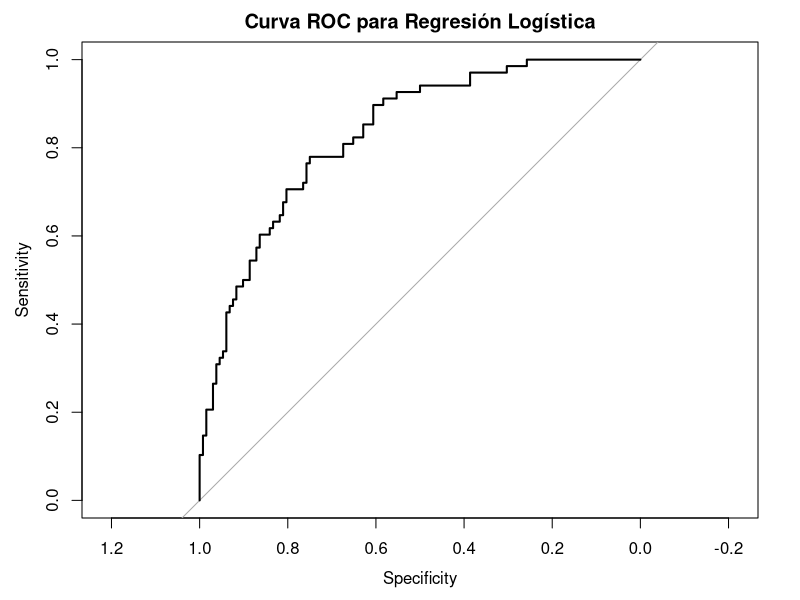

R code for this plot:
## ---- chunk 1
# Ejemplo de seguimiento de la convergencia en regresión logística
library(MASS)
data(Pima.tr)

# Función para mostrar el proceso iterativo
mostrar_convergencia <- function() {
  # Ajustar modelo con seguimiento de iteraciones
  modelo <- glm(type ~ glu + bmi, data = Pima.tr, family = binomial,
                control = glm.control(trace = TRUE, maxit = 10))
  
  cat("Número de iteraciones necesarias:", modelo$iter, "\n")
  cat("¿Convergió?", modelo$converged, "\n")
  cat("Log-likelihood final:", logLik(modelo), "\n")
  
  return(modelo)
}

# Ejecutar y mostrar convergencia
modelo_ejemplo <- mostrar_convergencia()
## ---- chunk 2
# Usaremos el dataset mtcars
data(mtcars)

# Modelo Reducido: solo contiene 'wt'
modelo_reducido <- glm(am ~ wt, data = mtcars, family = binomial)

# Modelo Completo: contiene 'wt' y 'disp'
modelo_completo <- glm(am ~ wt + disp, data = mtcars, family = binomial)

# Realizamos el Test de Razón de Verosimilitudes (LRT)
# En R, esto se hace con la función anova() especificando el test
lrt_resultado <- anova(modelo_reducido, modelo_completo, test = "LRT")

# Mostramos los resultados
print(lrt_resultado)
## ---- chunk 3
# Demostración del proceso de estimación por máxima verosimilitud
library(MASS)
data(Pima.tr)

# Función para calcular log-verosimilitud manualmente
log_likelihood_logistic <- function(beta, X, y) {
  eta <- X %*% beta
  p <- 1 / (1 + exp(-eta))
  # Evitar problemas numéricos
  p <- pmax(pmin(p, 1-1e-15), 1e-15)
  sum(y * log(p) + (1-y) * log(1-p))
}

# Preparar datos
X <- model.matrix(type ~ glu + bmi, data = Pima.tr)
y <- as.numeric(Pima.tr$type == "Yes")

# Ajuste con glm para comparación
modelo_glm <- glm(type ~ glu + bmi, data = Pima.tr, family = binomial)
beta_glm <- coef(modelo_glm)

cat("=== ESTIMACIÓN POR MÁXIMA VEROSIMILITUD ===\n")
cat("Coeficientes estimados por glm():\n")
print(beta_glm)

# Verificar que estos coeficientes maximizan la log-verosimilitud
ll_optimo <- log_likelihood_logistic(beta_glm, X, y)
cat("\nLog-verosimilitud en el óptimo:", round(ll_optimo, 4), "\n")

# Comparar con valores ligeramente diferentes
beta_test <- beta_glm + c(0.1, 0, 0)
ll_test <- log_likelihood_logistic(beta_test, X, y)
cat("Log-verosimilitud con perturbación:", round(ll_test, 4), "\n")
cat("Diferencia:", round(ll_optimo - ll_test, 4), "\n")

# Mostrar información de convergencia
cat("\nInformación del algoritmo IRLS:\n")
cat("Iteraciones necesarias:", modelo_glm$iter, "\n")
cat("¿Convergió?", modelo_glm$converged, "\n")

# Matriz de información y errores estándar
vcov_matrix <- vcov(modelo_glm)
cat("\nErrores estándar de los coeficientes:\n")
print(sqrt(diag(vcov_matrix)))
## ---- chunk 4
# Cargar la librería y el conjunto de datos
library(MASS)
data(Pima.tr)

# Ajustar el modelo de regresión logística
modelo_logistico <- glm(type ~ npreg + glu + bmi, data = Pima.tr, family = binomial)

# Resumen del modelo
summary(modelo_logistico)

# Predicciones de probabilidad
predicciones_prob <- predict(modelo_logistico, type = "response")

# Clasificación con un umbral de 0.5
predicciones_clase <- ifelse(predicciones_prob > 0.5, "Yes", "No")

# Crear matriz de confusión
tabla_confusion <- table(Predicted = predicciones_clase, Actual = Pima.tr$type)
print(tabla_confusion)

# Calcular precisión
accuracy <- sum(diag(tabla_confusion)) / sum(tabla_confusion)
print(paste("Precisión:", round(accuracy, 3)))

# Cargar librería para curvas ROC
library(pROC)

# Curva ROC
roc_obj <- roc(Pima.tr$type, predicciones_prob)
plot(roc_obj, main = "Curva ROC para Regresión Logística")

# Calcular AUC
auc_valor <- auc(roc_obj)
print(paste("AUC:", round(auc_valor, 3)))
## ---- chunk 5
# Simulación de datos para el número de accidentes
set.seed(456)  # Seed diferente para evitar duplicación
n <- 100  # Número de observaciones

# Variables predictoras
trafico_nuevo <- rnorm(n, mean = 1000, sd = 300)  # Volumen de tráfico en vehículos por día
visibilidad_nueva <- rnorm(n, mean = 5, sd = 2)   # Visibilidad en kilómetros

# Generar la tasa de accidentes (lambda) usando un modelo logarítmico
lambda_nuevo <- exp(0.01 * trafico_nuevo - 0.2 * visibilidad_nueva)

# Generar el número de accidentes como una variable de Poisson
accidentes_nuevo <- rpois(n, lambda = lambda_nuevo)

# Crear el data frame
datos_ejemplo <- data.frame(accidentes = accidentes_nuevo, trafico = trafico_nuevo, visibilidad = visibilidad_nueva)
head(datos_ejemplo)

# Ajustar el modelo de regresión de Poisson
modelo_ejemplo <- glm(accidentes ~ trafico + visibilidad, data = datos_ejemplo, family = poisson)

# Resumen del modelo
summary(modelo_ejemplo)
## ---- chunk 6
# Demostración del proceso de estimación por máxima verosimilitud
# Usar los datos simulados anteriores
set.seed(123)
n <- 100
trafico <- rnorm(n, mean = 1000, sd = 300)
visibilidad <- rnorm(n, mean = 5, sd = 2)
lambda <- exp(-2 + 0.001*trafico - 0.2*visibilidad)
accidentes <- rpois(n, lambda)
datos_accidentes <- data.frame(accidentes, trafico, visibilidad)

# Función para calcular log-verosimilitud manualmente
log_likelihood_poisson <- function(beta, X, y) {
  eta <- X %*% beta
  lambda <- exp(eta)
  sum(y * log(lambda) - lambda - lgamma(y + 1))
}

# Preparar datos
X <- model.matrix(accidentes ~ trafico + visibilidad, data = datos_accidentes)
y <- datos_accidentes$accidentes

# Ajuste con glm
modelo_glm_pois <- glm(accidentes ~ trafico + visibilidad, 
                       data = datos_accidentes, family = poisson)
beta_glm_pois <- coef(modelo_glm_pois)

cat("=== ESTIMACIÓN POR MÁXIMA VEROSIMILITUD - POISSON ===\n")
cat("Coeficientes estimados por glm():\n")
print(beta_glm_pois)

# Verificar optimización
ll_optimo_pois <- log_likelihood_poisson(beta_glm_pois, X, y)
cat("\nLog-verosimilitud en el óptimo:", round(ll_optimo_pois, 4), "\n")

# Interpretación multiplicativa
cat("\nInterpretación multiplicativa (exp(coeficientes)):\n")
exp_coefs <- exp(beta_glm_pois)
print(exp_coefs)

cat("\nInterpretación:\n")
cat("- Intercepto: Tasa base =", round(exp_coefs[1], 4), "accidentes\n")
cat("- Tráfico: Por cada vehículo adicional, la tasa se multiplica por", round(exp_coefs[2], 6), "\n")
cat("- Visibilidad: Por cada km adicional de visibilidad, la tasa se multiplica por", round(exp_coefs[3], 4), "\n")

# Información de convergencia
cat("\nInformación del algoritmo IRLS:\n")
cat("Iteraciones necesarias:", modelo_glm_pois$iter, "\n")
cat("¿Convergió?", modelo_glm_pois$converged, "\n")

# Verificar supuesto de equidispersión
media_y <- mean(y)
var_y <- var(y)
cat("\nVerificación de equidispersión:\n")
cat("Media observada:", round(media_y, 3), "\n")
cat("Varianza observada:", round(var_y, 3), "\n")
cat("Razón varianza/media:", round(var_y/media_y, 3), "\n")
## ---- chunk 7
# Instalar y cargar la librería MASS que contiene la función glm.nb
library(MASS)

# Usar los datos de accidentes del ejemplo anterior
# Ajuste de un modelo binomial negativo
modelo_binom_neg <- glm.nb(accidentes ~ trafico + visibilidad, data = datos_accidentes)

# Resumen del modelo
summary(modelo_binom_neg)

# Comparar la dispersión con el modelo de Poisson
cat("Dispersión en Poisson (deviance/df.residual):", round(modelo_glm_pois$deviance / modelo_glm_pois$df.residual, 3), "\n")
cat("Parámetro theta en Binomial Negativa:", round(modelo_binom_neg$theta, 3), "\n")

# Comparar AIC
cat("AIC Poisson:", round(AIC(modelo_glm_pois), 2), "\n")
cat("AIC Binomial Negativa:", round(AIC(modelo_binom_neg), 2), "\n")
## ---- chunk 8
# Simulación de costos médicos
set.seed(123)
n <- 100
ingresos <- rnorm(n, mean = 50000, sd = 10000)
edad <- rnorm(n, mean = 45, sd = 10)
costos <- rgamma(n, shape = 2, rate = 0.00005 * ingresos + 0.01 * edad)

# Ajuste del modelo Gamma
modelo_gamma <- glm(costos ~ ingresos + edad, family = Gamma(link = "log"))

# Resumen del modelo
summary(modelo_gamma)
## ---- chunk 9
# Instalar y cargar la librería correcta
library(statmod)

# Simulación de datos
set.seed(123)
n <- 100
carga_trabajo <- rnorm(n, mean = 50, sd = 10)

# Generar tiempos hasta el fallo usando la distribución inversa gaussiana
# Aseguramos que los valores de carga_trabajo sean positivos para evitar problemas numéricos
carga_trabajo[carga_trabajo <= 0] <- 1
tiempo_fallo <- rinvgauss(n, mean = 100 / carga_trabajo, dispersion = 1)

# Ajuste del modelo Inversa Gaussiana con enlace logarítmico
modelo_inversa_gauss <- glm(tiempo_fallo ~ carga_trabajo, family = inverse.gaussian(link = "1/mu^2"),start = c(0.01, 0.01))

# Resumen del modelo
summary(modelo_inversa_gauss)


